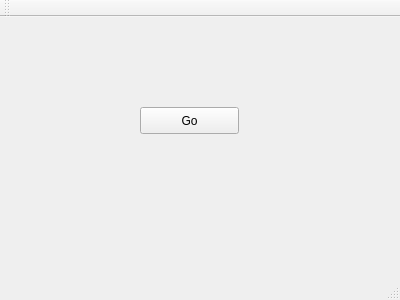
<?xml version="1.0" encoding="UTF-8"?>
<ui version="4.0">
 <class>MainWindow</class>
 <widget class="QMainWindow" name="MainWindow">
  <property name="geometry">
   <rect>
    <x>0</x>
    <y>0</y>
    <width>400</width>
    <height>300</height>
   </rect>
  </property>
  <property name="windowTitle">
   <string>MainWindow</string>
  </property>
  <widget class="QWidget" name="centralWidget">
   <widget class="QPushButton" name="pushButton">
    <property name="geometry">
     <rect>
      <x>140</x>
      <y>90</y>
      <width>99</width>
      <height>27</height>
     </rect>
    </property>
    <property name="text">
     <string>Go</string>
    </property>
   </widget>
  </widget>
  <widget class="QMenuBar" name="menuBar">
   <property name="geometry">
    <rect>
     <x>0</x>
     <y>0</y>
     <width>400</width>
     <height>25</height>
    </rect>
   </property>
  </widget>
  <widget class="QToolBar" name="mainToolBar">
   <attribute name="toolBarArea">
    <enum>TopToolBarArea</enum>
   </attribute>
   <attribute name="toolBarBreak">
    <bool>false</bool>
   </attribute>
  </widget>
  <widget class="QStatusBar" name="statusBar"/>
 </widget>
 <layoutdefault spacing="6" margin="11"/>
 <resources/>
 <connections/>
</ui>
